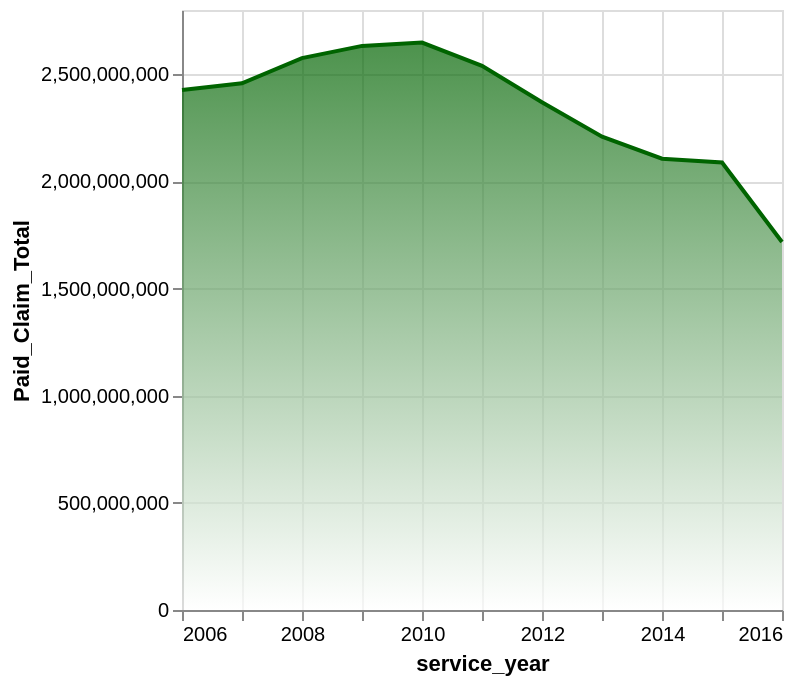

The notebook cell this image was saved under:
### Code cell
alt.Chart(total_per_year).mark_area(
    line={'color':'darkgreen'},
    color=alt.Gradient(
        gradient='linear',
        stops=[alt.GradientStop(color='white', offset=0),
               alt.GradientStop(color='darkgreen', offset=1)],
        x1=1,
        x2=1,
        y1=1,
        y2=0
    )
).encode(
    alt.X('service_year:T'),
    alt.Y('Paid_Claim_Total:Q')
)

### Figure 1 — Vega-Lite specification as saved in the notebook (floating-point values rounded to 4 significant figures)
{"config": {"view": {"continuousWidth": 300, "continuousHeight": 300}}, "data": {"name": "data-6588460f5f6b5d47c6dc715f92c013cc"}, "mark": {"type": "area", "color": {"gradient": "linear", "stops": [{"color": "white", "offset": 0}, {"color": "darkgreen", "offset": 1}], "x1": 1, "x2": 1, "y1": 1, "y2": 0}, "line": {"color": "darkgreen"}}, "encoding": {"x": {"field": "service_year", "type": "temporal"}, "y": {"field": "Paid_Claim_Total", "type": "quantitative"}}, "$schema": "https://vega.github.io/schema/vega-lite/v5.20.1.json", "datasets": {"data-6588460f5f6b5d47c6dc715f92c013cc": [{"service_year": "2006-01-01T00:00:00", "Paid_Claim_Total": 2426719085, "percentage": 9.417}, {"service_year": "2007-01-01T00:00:00", "Paid_Claim_Total": 2457939592, "percentage": 9.538}, {"service_year": "2008-01-01T00:00:00", "Paid_Claim_Total": 2575336266, "percentage": 9.993}, {"service_year": "2009-01-01T00:00:00", "Paid_Claim_Total": 2632475586, "percentage": 10.22}, {"service_year": "2010-01-01T00:00:00", "Paid_Claim_Total": 2648064441, "percentage": 10.28}, {"service_year": "2011-01-01T00:00:00", "Paid_Claim_Total": 2539340233, "percentage": 9.854}, {"service_year": "2012-01-01T00:00:00", "Paid_Claim_Total": 2369901637, "percentage": 9.196}, {"service_year": "2013-01-01T00:00:00", "Paid_Claim_Total": 2208489703, "percentage": 8.57}, {"service_year": "2014-01-01T00:00:00", "Paid_Claim_Total": 2106141649, "percentage": 8.173}, {"service_year": "2015-01-01T00:00:00", "Paid_Claim_Total": 2088576705, "percentage": 8.105}, {"service_year": "2016-01-01T00:00:00", "Paid_Claim_Total": 1717559082, "percentage": 6.665}]}}
